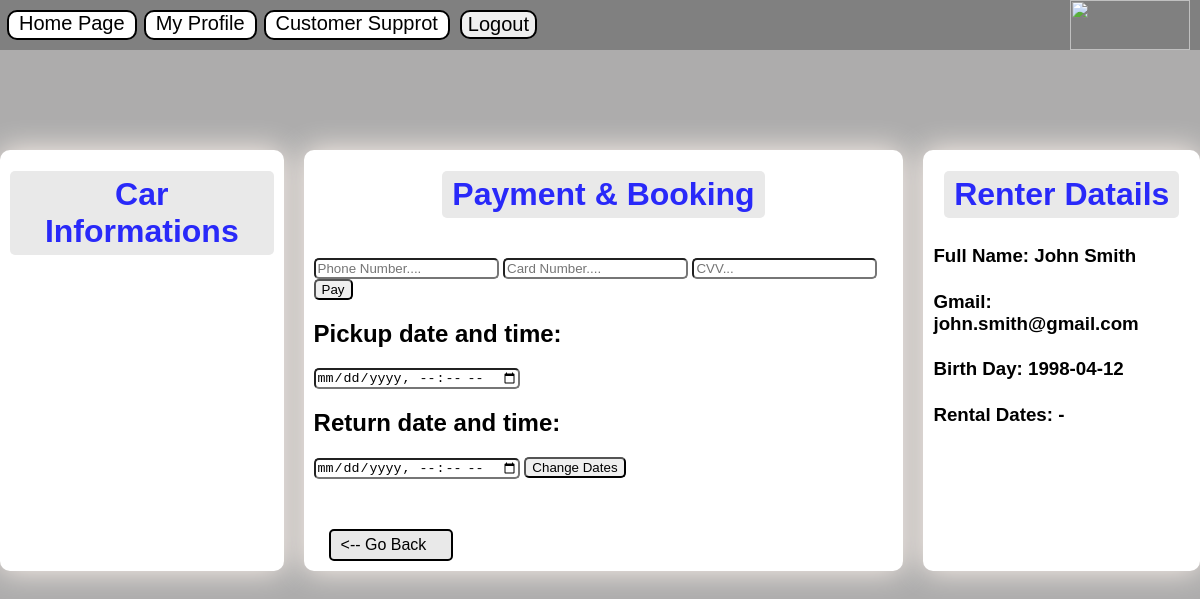
The app's page /Payment.php (signed in) with its own data.
### tables this page shows
CREATE TABLE IF NOT EXISTS `users` (
  `Id` int NOT NULL AUTO_INCREMENT,
  `FirstName` varchar(250) NOT NULL,
  `LastName` varchar(250) NOT NULL,
  `Gmail` varchar(250) NOT NULL,
  `IdNumber` varchar(9) NOT NULL,
  `Password` varchar(250) NOT NULL,
  `Password1` varchar(250) NOT NULL,
  `Password2` varchar(250) DEFAULT NULL,
  `Password3` varchar(250) DEFAULT NULL,
  `HaveDriverLicense` tinyint(1) NOT NULL DEFAULT '0',
  `Blocked` tinyint(1) NOT NULL DEFAULT '0',
  `FailedTimes` int NOT NULL DEFAULT '0',
  `BirthDay` date NOT NULL,
  `PhoneNumber` varchar(250) DEFAULT NULL,
  `Role` varchar(250) NOT NULL,
  `StartTimeExpired` datetime DEFAULT NULL,
  `EndTimeExpired` datetime DEFAULT NULL,
  PRIMARY KEY (`Id`)
);

### Payment.php (the view, shortened to what this page needs)
<?php
    include "Nav.php";
    $con=OpenCon();
    $gmail=$_SESSION['Gmail'];
    if(isset($_SESSION['StartUse'])){
        $pickup=$_SESSION['StartUse'];
    }else{
        $pickup="";
    }
    if(isset($_SESSION['StartUse'])){
        $return=$_SESSION['EndUse'];
    }else{
        $return="";
    }
    $HaveDriverLicense="";
?>
<!DOCTYPE html>
<html lang="en">
    <head>
    </head>
    <body>
        <div class="Css1">
            <div class="Css2">
                <div class="Css3">
                    <h1>Car Informations</h1><br>
                </div>
                <div class="Css3">
                    <form method="post">
                        <h1>Payment & Booking</h1><br>
                        <label><input type="tel" name="PhoneNumber" placeholder="Phone Number...." required></label>
                        <label><input type="text" name="CardNumber" placeholder="Card Number...." required></label>
                        <label><input type="tel" name="CVV" pattern="[0-9]{3,4}" placeholder="CVV..." required></label>
                        <button type="submit" name="Pay">Pay</button>
                    </form>
                    <form method="post">
                        <h2>Pickup date and time:</h2>
                        <input type="datetime-local" min="<?php echo date('Y-m-d\TH:i',strtotime('+1 day'));?>" name="pickup" required>
                        <h2>Return date and time:</h2>
                        <input type="datetime-local" min="<?php echo date('Y-m-d\TH:i',strtotime('+2 day'));?>" name="return" required>
                        <button type="submit" name="ChangeDates">Change Dates</button>
                    </form>
                    <a href="VehicleDetails.php"><-- Go Back</a>
                </div>
                <div class="Css3">
                    <h1>Renter Datails</h1>
                    <?php
                        $pickup2="";
                        $return2="";
                        $customers=mysqli_query($con,"SELECT * FROM Users");
                        while($c=mysqli_fetch_array($customers)){
                            if($c['Gmail']==$gmail){
                                echo "<h3>Full Name: ".$c['FirstName']." ".$c['LastName']."</h3><br>
                                <h3>Gmail: ".$c['Gmail']."</h3><br>
                                <h3>Birth Day: ".$c['BirthDay']."</h3><br>";
                                echo $HaveDriverLicense."<h3>Rental Dates: ".$pickup2." - ".$return2."</h3><br>";
                                $pickup2=strtotime($pickup);
                                $return2=strtotime($return);
                                break;
                            }
                        }
                    ?>
                </div>
            </div>
        </div>
    </body>
</html>

### Nav.php (style rules this page uses)
body { font-family: Arial; margin:0px; }
button { cursor:pointer; }

### Payment.php (style rules this page uses)
body { font-family: Arial; margin: 0px; margin-top: 150px; background-color: #adacac; }
.Css1 { display: flex; justify-content: center; }
.Css2 { display: flex; gap:20px; }
.Css3 { padding-left:10px; padding-right:10px; padding-bottom:10px; background-color: white; border-radius: 10px; box-shadow:0px 0px 30px seashell; }
.Css3 button { border-radius: 5px; }
.Css3 a { display: block; margin-top: 50px; margin-left:15px; margin-right: 440px; text-decoration: none; background-color: #e9e9e9; border: 2px solid black; border-radius: 5px; color:black; padding-top: 5px; padding-left: 10px; padding-bottom:5px; padding-right: 5px; }
h1 { text-align: center; color: #2929f9;; background-color: #e9e9e9; padding:5px 10px 5px 10px; border-radius: 5px; display:flex; justify-self: center; }
h3 { margin-top: 5px; display:inline-block; }
input { border-radius: 5px; }

### records on screen
users: FirstName "John", LastName "Smith", Gmail "john.smith@gmail.com", BirthDay "1998-04-12"
